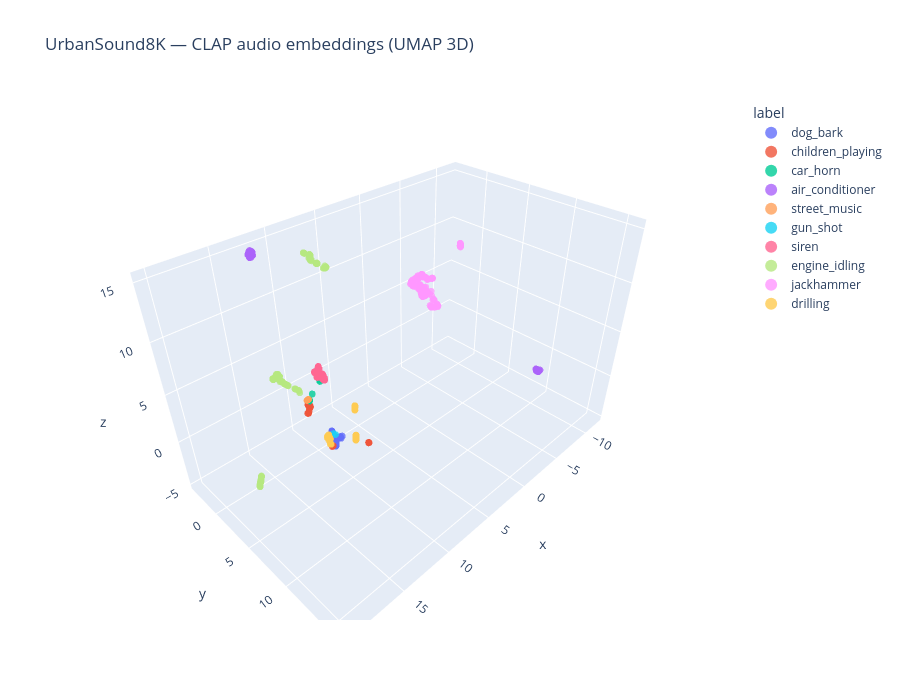

The notebook cell this image was saved under:
### Markdown cell above
## 14  Visualise embedding space with PCA
Project indexed audio embeddings to 2D to see how sound categories cluster.

### Code cell
import umap
import plotly.express as px
import pandas as pd

print("Fitting UMAP 3D projection ...")
reducer = umap.UMAP(n_components=3, random_state=42, n_neighbors=15, min_dist=0.1)
X3d = reducer.fit_transform(viz_vecs)

df = pd.DataFrame({
    "x": X3d[:, 0],
    "y": X3d[:, 1],
    "z": X3d[:, 2],
    "label": viz_labels,
    "id": viz_ids
})

fig = px.scatter_3d(
    df, x="x", y="y", z="z",
    color="label",
    hover_data=["id", "label"],
    title="UrbanSound8K — CLAP audio embeddings (UMAP 3D)",
    opacity=0.8,
    height=700
)
fig.update_traces(marker=dict(size=4))
fig.update_layout(legend=dict(itemsizing="constant"))
fig.show()

### Figure 1 — Plotly figure (JSON) as saved in the notebook; plotly's stock layout.template omitted (floating-point values rounded to 4 significant figures; data arrays with more than 128 entries replaced by an {"elided": "..."} marker saying what was removed)
{"data": [{"customdata": [["100032-3-0-0", "dog_bark"], ["100652-3-0-0", "dog_bark"], ["100652-3-0-1", "dog_bark"], ["100652-3-0-2", "dog_bark"], ["100652-3-0-3", "dog_bark"], ["100795-3-0-0", "dog_bark"], ["100795-3-1-0", "dog_bark"], ["100795-3-1-1", "dog_bark"], ["100795-3-1-2", "dog_bark"], ["101281-3-0-0", "dog_bark"], ["101281-3-0-14", "dog_bark"], ["101281-3-0-5", "dog_bark"], ["101415-3-0-2", "dog_bark"], ["101415-3-0-3", "dog_bark"], ["101415-3-0-8", "dog_bark"], ["102102-3-0-0", "dog_bark"], ["102103-3-0-0", "dog_bark"], ["102103-3-1-0", "dog_bark"], ["102104-3-0-0", "dog_bark"], ["102105-3-0-0", "dog_bark"], ["102106-3-0-0", "dog_bark"], ["102547-3-0-2", "dog_bark"], ["102547-3-0-7", "dog_bark"], ["102547-3-0-8", "dog_bark"], ["102842-3-0-1", "dog_bark"], ["102842-3-1-0", "dog_bark"], ["102842-3-1-5", "dog_bark"], ["102842-3-1-6", "dog_bark"], ["103076-3-0-0", "dog_bark"], ["103076-3-1-0", "dog_bark"], ["103076-3-2-0", "dog_bark"], ["105088-3-0-10", "dog_bark"], ["105088-3-0-11", "dog_bark"], ["105088-3-0-19", "dog_bark"], ["105088-3-0-8", "dog_bark"], ["105319-3-0-22", "dog_bark"], ["105319-3-0-29", "dog_bark"], ["105319-3-0-39", "dog_bark"], ["107190-3-0-0", "dog_bark"]], "hovertemplate": "label=%{customdata[1]}<br>x=%{x}<br>y=%{y}<br>z=%{z}<br>id=%{customdata[0]}<extra></extra>", "legendgroup": "dog_bark", "marker": {"color": "#636efa", "opacity": 0.8, "size": 4, "symbol": "circle"}, "mode": "markers", "name": "dog_bark", "scene": "scene", "showlegend": true, "type": "scatter3d", "x": [11.18, 11.33, 11.35, 11.32, 11.38, 11.44, 11.18, 11.13, 11.27, 11.27, 11.27, 11.28, 11.29, 11.22, 11.31, 10.97, 11.08, 10.98, 11.09, 11.01, 11.06, 11.31, 11.3, 11.4, 10.74, 10.84, 10.62, 10.81, 11.25, 11.17, 11.08, 11.36, 11.38, 11.35, 11.41, 10.75, 10.84, 10.7, 11.14], "y": [4.363, 4.75, 4.768, 4.746, 4.782, 4.849, 4.559, 4.542, 4.657, 4.541, 4.553, 4.547, 4.654, 4.546, 4.666, 3.761, 3.892, 3.738, 4.069, 3.829, 3.966, 4.668, 4.626, 4.711, 4.593, 4.724, 4.688, 4.6, 4.576, 4.371, 4.308, 4.685, 4.646, 4.696, 4.723, 4.556, 4.581, 4.608, 4.342], "z": [-0.3761, -0.2808, -0.2386, -0.2933, -0.3317, -0.1578, -0.2274, -0.3083, -0.2029, -0.02598, -0.0323, -0.03729, -0.7761, -0.6676, -0.7541, -0.1341, -0.06068, -0.1161, -0.1491, -0.1403, -0.132, -0.836, -0.8645, -0.9462, -0.4517, -0.2283, -0.3335, -0.3326, -0.6972, -0.4052, -0.3324, -0.9116, -1.009, -0.9268, -0.965, -0.4851, -0.4958, -0.5789, -0.4011]}, {"customdata": [["100263-2-0-117", "children_playing"], ["100263-2-0-121", "children_playing"], ["100263-2-0-126", "children_playing"], ["100263-2-0-137", "children_playing"], ["100263-2-0-143", "children_playing"], ["100263-2-0-161", "children_playing"], ["100263-2-0-3", "children_playing"], ["100263-2-0-36", "children_playing"], ["101382-2-0-10", "children_playing"], ["101382-2-0-12", "children_playing"], ["101382-2-0-20", "children_playing"], ["101382-2-0-21", "children_playing"], ["101382-2-0-29", "children_playing"], ["101382-2-0-33", "children_playing"], ["101382-2-0-42", "children_playing"], ["101382-2-0-45", "children_playing"], ["104327-2-0-15", "children_playing"], ["104327-2-0-19", "children_playing"], ["104327-2-0-26", "children_playing"], ["104327-2-0-28", "children_playing"], ["104327-2-0-3", "children_playing"], ["104327-2-0-30", "children_playing"], ["104327-2-0-34", "children_playing"], ["104327-2-0-4", "children_playing"], ["104421-2-0-1", "children_playing"], ["104421-2-0-15", "children_playing"], ["104421-2-0-20", "children_playing"], ["104421-2-0-29", "children_playing"], ["104421-2-0-3", "children_playing"], ["104421-2-0-5", "children_playing"], ["104421-2-0-7", "children_playing"], ["104421-2-1-3", "children_playing"], ["105415-2-0-1", "children_playing"], ["105415-2-0-15", "children_playing"], ["105415-2-0-19", "children_playing"], ["105415-2-0-21", "children_playing"], ["105415-2-0-24", "children_playing"], ["105415-2-0-4", "children_playing"], ["105415-2-0-6", "children_playing"], ["105415-2-0-8", "children_playing"]], "hovertemplate": "label=%{customdata[1]}<br>x=%{x}<br>y=%{y}<br>z=%{z}<br>id=%{customdata[0]}<extra></extra>", "legendgroup": "children_playing", "marker": {"color": "#EF553B", "opacity": 0.8, "size": 4, "symbol": "circle"}, "mode": "markers", "name": "children_playing", "scene": "scene", "showlegend": true, "type": "scatter3d", "x": [11.31, 11.17, 11.23, 11.25, 11.27, 11.22, 11.28, 11.27, 10.95, 10.91, 11.0, 10.94, 10.91, 10.91, 10.96, 11.0, 8.106, 8.116, 8.099, 8.099, 8.12, 8.101, 8.128, 8.104, 9.136, 9.067, 9.134, 9.043, 9.111, 9.175, 9.079, 9.121, 10.84, 10.86, 10.86, 10.83, 10.95, 10.93, 10.96, 10.84], "y": [0.864, 0.8796, 0.895, 0.9557, 0.9507, 0.9005, 0.9792, 0.9601, 0.7613, 0.831, 0.8281, 0.7678, 0.7648, 0.7997, 0.7693, 0.7266, 5.141, 5.143, 5.138, 5.189, 5.152, 5.139, 5.151, 5.129, 0.9931, 1.064, 0.9793, 1.065, 1.025, 1.072, 1.058, 0.9767, 0.425, 0.4873, 0.4401, 0.4217, 0.5351, 0.5495, 0.5502, 0.5578], "z": [0.321, 0.4562, 0.4058, 0.3733, 0.3925, 0.3749, 0.4233, 0.3595, 0.7928, 0.7845, 0.7103, 0.7661, 0.8534, 0.8823, 0.787, 0.6937, -2.415, -2.406, -2.423, -2.419, -2.447, -2.423, -2.393, -2.42, -4.822, -4.895, -4.805, -4.892, -4.851, -4.9, -4.887, -4.804, 0.8859, 0.9171, 0.9225, 0.8143, 0.8564, 0.8929, 0.9438, 0.7949]}, {"customdata": [["100648-1-0-0", "car_horn"], ["100648-1-1-0", "car_horn"], ["100648-1-2-0", "car_horn"], ["100648-1-3-0", "car_horn"], ["100648-1-4-0", "car_horn"], ["107090-1-0-0", "car_horn"], ["107090-1-1-0", "car_horn"]], "hovertemplate": "label=%{customdata[1]}<br>x=%{x}<br>y=%{y}<br>z=%{z}<br>id=%{customdata[0]}<extra></extra>", "legendgroup": "car_horn", "marker": {"color": "#00cc96", "opacity": 0.8, "size": 4, "symbol": "circle"}, "mode": "markers", "name": "car_horn", "scene": "scene", "showlegend": true, "type": "scatter3d", "x": [10.31, 10.43, 10.36, 10.38, 8.192, 8.241, 9.502], "y": [-0.114, 0.02805, -0.05425, -0.02751, -1.296, -1.198, -0.7756], "z": [0.6626, 0.7354, 0.6392, 0.7805, 1.13, 1.075, 0.5531]}, {"customdata": [["100852-0-0-0", "air_conditioner"], ["100852-0-0-1", "air_conditioner"], ["100852-0-0-10", "air_conditioner"], ["100852-0-0-11", "air_conditioner"], ["100852-0-0-12", "air_conditioner"], ["100852-0-0-13", "air_conditioner"], ["100852-0-0-14", "air_conditioner"], ["100852-0-0-15", "air_conditioner"], ["100852-0-0-16", "air_conditioner"], ["100852-0-0-17", "air_conditioner"], ["100852-0-0-18", "air_conditioner"], ["100852-0-0-19", "air_conditioner"], ["100852-0-0-2", "air_conditioner"], ["100852-0-0-20", "air_conditioner"], ["100852-0-0-21", "air_conditioner"], ["100852-0-0-22", "air_conditioner"], ["100852-0-0-23", "air_conditioner"], ["100852-0-0-24", "air_conditioner"], ["100852-0-0-25", "air_conditioner"], ["100852-0-0-26", "air_conditioner"], ["100852-0-0-27", "air_conditioner"], ["100852-0-0-28", "air_conditioner"], ["100852-0-0-29", "air_conditioner"], ["100852-0-0-3", "air_conditioner"], ["100852-0-0-30", "air_conditioner"], ["100852-0-0-4", "air_conditioner"], ["100852-0-0-5", "air_conditioner"], ["100852-0-0-6", "air_conditioner"], ["100852-0-0-7", "air_conditioner"], ["100852-0-0-8", "air_conditioner"], ["100852-0-0-9", "air_conditioner"], ["101729-0-0-1", "air_conditioner"], ["101729-0-0-11", "air_conditioner"], ["101729-0-0-12", "air_conditioner"], ["101729-0-0-13", "air_conditioner"], ["101729-0-0-14", "air_conditioner"], ["101729-0-0-16", "air_conditioner"], ["101729-0-0-17", "air_conditioner"], ["101729-0-0-18", "air_conditioner"], ["101729-0-0-19", "air_conditioner"], ["101729-0-0-21", "air_conditioner"], ["101729-0-0-22", "air_conditioner"], ["101729-0-0-23", "air_conditioner"], ["101729-0-0-24", "air_conditioner"], ["101729-0-0-26", "air_conditioner"], ["101729-0-0-28", "air_conditioner"], ["101729-0-0-29", "air_conditioner"], ["101729-0-0-3", "air_conditioner"], ["101729-0-0-32", "air_conditioner"], ["101729-0-0-33", "air_conditioner"], ["101729-0-0-36", "air_conditioner"], ["101729-0-0-37", "air_conditioner"], ["101729-0-0-38", "air_conditioner"], ["101729-0-0-39", "air_conditioner"], ["101729-0-0-4", "air_conditioner"], ["101729-0-0-40", "air_conditioner"], ["101729-0-0-6", "air_conditioner"], ["101729-0-0-9", "air_conditioner"]], "hovertemplate": "label=%{customdata[1]}<br>x=%{x}<br>y=%{y}<br>z=%{z}<br>id=%{customdata[0]}<extra></extra>", "legendgroup": "air_conditioner", "marker": {"color": "#ab63fa", "opacity": 0.8, "size": 4, "symbol": "circle"}, "mode": "markers", "name": "air_conditioner", "scene": "scene", "showlegend": true, "type": "scatter3d", "x": [12.69, 12.73, 12.62, 12.6, 12.68, 12.58, 12.53, 12.58, 12.55, 12.54, 12.56, 12.54, 12.71, 12.55, 12.64, 12.59, 12.59, 12.54, 12.53, 12.5, 12.55, 12.62, 12.34, 12.59, 12.39, 12.75, 12.65, 12.7, 12.72, 12.71, 12.67, -0.5098, -0.8694, -0.5698, -0.5445, -0.5615, -0.9644, -1.009, -1.044, -0.9895, -1.086, -1.026, -1.062, -1.075, -1.055, -0.7868, -0.791, -0.6281, -0.8555, -0.9039, -0.8232, -0.9377, -0.7982, -0.6788, -0.5377, -0.7435, -0.7785, -0.8011], "y": [-2.287, -2.297, -2.029, -2.005, -2.23, -2.197, -2.307, -2.125, -2.244, -2.434, -2.347, -2.473, -2.002, -2.266, -2.181, -2.513, -2.519, -2.125, -2.113, -2.49, -2.583, -2.612, -2.57, -2.132, -2.394, -2.246, -2.155, -2.337, -2.516, -2.429, -1.992, 15.86, 15.71, 15.72, 15.79, 15.75, 15.7, 15.64, 15.68, 15.67, 15.61, 15.65, 15.65, 15.59, 15.62, 15.85, 15.89, 15.78, 15.63, 15.78, 15.86, 15.74, 15.96, 15.94, 15.8, 15.94, 15.85, 15.64], "z": [14.77, 14.7, 14.99, 14.94, 15.05, 15.09, 15.06, 15.06, 14.93, 14.97, 15.16, 15.17, 14.92, 14.89, 14.74, 14.94, 14.88, 15.15, 15.11, 14.98, 14.85, 14.82, 15.01, 14.86, 14.99, 14.71, 14.98, 15.14, 14.87, 14.85, 15.13, 6.728, 6.287, 6.666, 6.699, 6.669, 6.231, 6.162, 6.134, 6.184, 6.085, 6.136, 6.107, 6.091, 6.118, 6.439, 6.443, 6.61, 6.3, 6.361, 6.444, 6.322, 6.567, 6.579, 6.703, 6.533, 6.471, 6.332]}, {"customdata": [["101848-9-0-0", "street_music"], ["101848-9-0-1", "street_music"], ["101848-9-0-2", "street_music"], ["101848-9-0-3", "street_music"], ["101848-9-0-8", "street_music"], ["101848-9-0-9", "street_music"], ["105425-9-0-1", "street_music"], ["105425-9-0-10", "street_music"], ["105425-9-0-12", "street_music"], ["105425-9-0-13", "street_music"], ["105425-9-0-14", "street_music"], ["105425-9-0-23", "street_music"]], "hovertemplate": "label=%{customdata[1]}<br>x=%{x}<br>y=%{y}<br>z=%{z}<br>id=%{customdata[0]}<extra></extra>", "legendgroup": "street_music", "marker": {"color": "#FFA15A", "opacity": 0.8, "size": 4, "symbol": "circle"}, "mode": "markers", "name": "street_music", "scene": "scene", "showlegend": true, "type": "scatter3d", "x": [10.04, 10.06, 10.05, 10.03, 10.08, 10.01, 10.08, 10.08, 10.13, 10.13, 10.18, 10.09], "y": [-0.8574, -0.8717, -0.8302, -0.8731, -0.8757, -0.8221, -0.5857, -0.6593, -0.659, -0.595, -0.5107, -0.6381], "z": [0.1002, 0.0835, 0.1269, 0.08494, 0.06536, 0.1468, 0.368, 0.2939, 0.292, 0.3402, 0.4159, 0.3074]}, {"customdata": [["102305-6-0-0", "gun_shot"], ["106955-6-0-0", "gun_shot"]], "hovertemplate": "label=%{customdata[1]}<br>x=%{x}<br>y=%{y}<br>z=%{z}<br>id=%{customdata[0]}<extra></extra>", "legendgroup": "gun_shot", "marker": {"color": "#19d3f3", "opacity": 0.8, "size": 4, "symbol": "circle"}, "mode": "markers", "name": "gun_shot", "scene": "scene", "showlegend": true, "type": "scatter3d", "x": [10.86, 10.99], "y": [4.066, 3.953], "z": [-0.4082, -0.2916]}, {"customdata": [["102853-8-0-0", "siren"], ["102853-8-0-1", "siren"], ["102853-8-0-2", "siren"], ["102853-8-0-3", "siren"], ["102853-8-0-4", "siren"], ["102853-8-0-5", "siren"], ["102853-8-0-6", "siren"], ["102853-8-1-0", "siren"], ["102871-8-0-0", "siren"], ["102871-8-0-1", "siren"], ["102871-8-0-10", "siren"], ["102871-8-0-11", "siren"], ["102871-8-0-12", "siren"], ["102871-8-0-13", "siren"], ["102871-8-0-14", "siren"], ["102871-8-0-15", "siren"], ["102871-8-0-2", "siren"], ["102871-8-0-3", "siren"], ["102871-8-0-4", "siren"], ["102871-8-0-5", "siren"], ["102871-8-0-6", "siren"], ["102871-8-0-7", "siren"], ["102871-8-0-8", "siren"], ["102871-8-0-9", "siren"], ["105289-8-0-0", "siren"], ["105289-8-0-1", "siren"], ["105289-8-0-2", "siren"], ["105289-8-0-3", "siren"], ["105289-8-0-4", "siren"], ["105289-8-0-5", "siren"], ["105289-8-1-0", "siren"], ["105289-8-1-1", "siren"], ["105289-8-1-2", "siren"], ["105289-8-1-3", "siren"], ["105289-8-1-4", "siren"], ["105289-8-2-0", "siren"], ["105289-8-2-1", "siren"], ["105289-8-2-2", "siren"], ["105289-8-2-3", "siren"], ["105289-8-2-4", "siren"], ["105289-8-2-5", "siren"], ["105289-8-2-6", "siren"], ["105289-8-2-7", "siren"], ["106905-8-0-0", "siren"], ["106905-8-0-1", "siren"], ["106905-8-0-2", "siren"], ["106905-8-0-3", "siren"]], "hovertemplate": "label=%{customdata[1]}<br>x=%{x}<br>y=%{y}<br>z=%{z}<br>id=%{customdata[0]}<extra></extra>", "legendgroup": "siren", "marker": {"color": "#FF6692", "opacity": 0.8, "size": 4, "symbol": "circle"}, "mode": "markers", "name": "siren", "scene": "scene", "showlegend": true, "type": "scatter3d", "x": [8.009, 8.035, 8.023, 7.998, 8.054, 8.094, 8.074, 8.0, 7.857, 7.844, 7.91, 7.819, 7.844, 7.781, 7.795, 7.907, 7.917, 7.923, 7.909, 7.854, 7.855, 7.855, 7.753, 7.877, 7.993, 8.026, 8.089, 8.06, 8.061, 8.038, 8.073, 8.045, 8.077, 8.066, 8.065, 7.77, 7.857, 7.852, 7.849, 7.898, 7.833, 7.799, 7.834, 7.979, 8.014, 7.923, 7.978], "y": [-0.8896, -0.8999, -0.8976, -1.009, -0.9841, -1.057, -1.074, -0.9045, -1.228, -1.145, -1.244, -1.195, -1.263, -1.261, -1.299, -1.224, -1.245, -1.115, -1.291, -1.229, -1.216, -1.124, -1.064, -1.144, -2.05, -2.116, -2.112, -2.181, -2.155, -2.169, -1.849, -1.799, -1.838, -1.791, -1.816, -1.871, -1.741, -1.76, -1.805, -1.689, -1.821, -1.839, -1.677, -0.8648, -0.8046, -0.8955, -0.8255], "z": [1.722, 1.762, 1.789, 1.796, 1.865, 1.933, 1.909, 1.694, 1.339, 1.242, 1.267, 1.408, 1.443, 1.507, 1.617, 1.753, 1.186, 1.154, 1.175, 1.164, 1.268, 1.241, 1.225, 1.228, 1.574, 1.619, 1.541, 1.561, 1.512, 1.436, 1.186, 1.122, 1.138, 1.122, 1.121, 2.181, 2.094, 2.116, 2.138, 2.065, 2.189, 2.215, 2.061, 1.338, 1.307, 1.233, 1.269]}, {"customdata": {"elided": "111x2 str values"}, "hovertemplate": "label=%{customdata[1]}<br>x=%{x}<br>y=%{y}<br>z=%{z}<br>id=%{customdata[0]}<extra></extra>", "legendgroup": "engine_idling", "marker": {"color": "#B6E880", "opacity": 0.8, "size": 4, "symbol": "circle"}, "mode": "markers", "name": "engine_idling", "scene": "scene", "showlegend": true, "type": "scatter3d", "x": [11.64, 11.91, 12.02, 11.51, 11.56, 11.98, 11.88, 11.9, 11.83, 11.79, 11.57, 11.72, 11.95, 11.76, 11.7, 11.85, 11.7, 11.73, 12.07, 11.91, 12.15, 12.0, 12.15, 11.83, 12.06, 11.84, 11.78, 11.79, 11.86, 11.81, 11.98, 12.01, 11.9, 6.713, 6.79, 6.797, 6.697, 6.903, 6.877, 6.694, 6.909, 6.975, 6.915, 6.934, 6.878, 6.843, 6.735, 6.695, 6.634, 6.639, 6.712, 6.675, 6.74, 6.684, 6.591, 6.553, 6.553, 6.587, 6.795, 6.815, 6.789, 6.848, 6.835, 6.838, 6.827, 6.522, 6.651, 6.534, 6.623, 6.612, 6.634, 6.579, 6.533, 11.14, 11.11, 11.07, 6.946, 6.971, 6.994, 6.939, 6.927, 19.86, 19.53, 19.71, 19.83, 19.91, 20.0, 19.94, 20.02, 20.0, 19.89, 19.99, 20.0, 19.48, 19.95, 19.5, 19.55, 19.52, 19.76, 19.61, 19.72, 19.71, 12.47, 12.47, 12.52, 12.51, 12.47, 12.52, 10.88, 10.92, 10.9], "y": [-1.471, -2.272, -1.75, -1.327, -1.369, -1.987, -1.83, -1.822, -1.686, -1.753, -1.398, -1.54, -2.007, -1.601, -1.523, -2.056, -1.534, -1.562, -2.122, -2.086, -2.147, -1.888, -2.016, -2.154, -2.031, -2.275, -2.102, -2.09, -2.224, -2.258, -2.272, -2.196, -2.218, -3.019, -2.886, -2.927, -3.001, -2.884, -2.771, -3.033, -2.747, -2.623, -2.609, -2.521, -2.599, -2.773, -2.896, -2.966, -3.051, -3.059, -3.006, -2.977, -2.99, -1.273, -1.164, -1.136, -1.126, -1.159, -1.895, -1.909, -1.99, -2.009, -1.989, -1.943, -1.94, -1.255, -1.16, -1.08, -1.145, -1.105, -1.195, -1.137, -1.086, -0.9334, -0.9365, -0.8872, -3.414, -3.456, -3.474, -3.414, -3.42, 6.739, 6.413, 6.595, 6.71, 6.792, 6.878, 6.823, 6.897, 6.884, 6.769, 6.875, 6.885, 6.367, 6.836, 6.386, 6.439, 6.406, 6.644, 6.499, 6.601, 6.59, -2.021, -2.014, -2.035, -2.061, -2.101, -2.06, -0.7499, -0.5862, -0.7137], "z": [2.411, 3.216, 2.771, 2.278, 2.321, 2.96, 2.736, 2.759, 2.631, 2.669, 2.342, 2.474, 3.082, 2.536, 2.46, 2.983, 2.472, 2.5, 3.147, 3.006, 3.219, 2.896, 3.06, 3.104, 3.078, 3.194, 3.041, 3.053, 3.161, 3.199, 3.264, 3.196, 3.109, 12.64, 12.54, 12.56, 12.62, 12.48, 12.53, 12.66, 12.44, 12.38, 12.38, 12.33, 12.38, 12.44, 12.51, 12.57, 12.52, 12.58, 12.61, 12.59, 12.61, 12.0, 12.06, 12.09, 12.1, 12.1, 12.25, 12.23, 12.27, 12.26, 12.25, 12.23, 12.24, 12.15, 12.05, 12.11, 12.04, 12.05, 12.05, 12.09, 12.12, 1.965, 1.947, 1.895, 12.73, 12.74, 12.77, 12.72, 12.7, 2.318, 2.477, 2.377, 2.327, 2.275, 2.203, 2.264, 2.183, 2.213, 2.372, 2.349, 2.212, 2.513, 2.252, 2.494, 2.427, 2.477, 2.409, 2.408, 2.298, 2.415, 3.106, 3.104, 3.131, 3.148, 3.177, 3.149, 1.745, 1.589, 1.707]}, {"customdata": {"elided": "131x2 str values"}, "hovertemplate": "label=%{customdata[1]}<br>x=%{x}<br>y=%{y}<br>z=%{z}<br>id=%{customdata[0]}<extra></extra>", "legendgroup": "jackhammer", "marker": {"color": "#FF97FF", "opacity": 0.8, "size": 4, "symbol": "circle"}, "mode": "markers", "name": "jackhammer", "scene": "scene", "showlegend": true, "type": "scatter3d", "x": {"elided": "131 float values"}, "y": {"elided": "131 float values"}, "z": {"elided": "131 float values"}}, {"customdata": [["103199-4-0-0", "drilling"], ["103199-4-0-3", "drilling"], ["103199-4-0-4", "drilling"], ["103199-4-0-5", "drilling"], ["103199-4-0-6", "drilling"], ["103199-4-1-0", "drilling"], ["103199-4-2-0", "drilling"], ["103199-4-2-1", "drilling"], ["103199-4-2-10", "drilling"], ["103199-4-2-11", "drilling"], ["103199-4-2-2", "drilling"], ["103199-4-2-3", "drilling"], ["103199-4-2-4", "drilling"], ["103199-4-2-5", "drilling"], ["103199-4-2-6", "drilling"], ["103199-4-2-7", "drilling"], ["103199-4-2-8", "drilling"], ["103199-4-2-9", "drilling"], ["103199-4-4-0", "drilling"], ["103199-4-6-0", "drilling"], ["103199-4-7-2", "drilling"], ["103357-4-0-0", "drilling"], ["103357-4-0-1", "drilling"], ["104625-4-0-15", "drilling"], ["104625-4-0-21", "drilling"], ["104625-4-0-27", "drilling"], ["104625-4-0-29", "drilling"], ["104625-4-0-3", "drilling"], ["104625-4-0-35", "drilling"], ["104625-4-0-40", "drilling"], ["104625-4-0-41", "drilling"], ["104625-4-0-45", "drilling"], ["104625-4-0-48", "drilling"], ["104625-4-0-51", "drilling"], ["104625-4-0-52", "drilling"], ["104625-4-0-53", "drilling"], ["104625-4-0-55", "drilling"], ["104625-4-0-57", "drilling"], ["104625-4-0-66", "drilling"], ["104625-4-1-20", "drilling"], ["104625-4-1-8", "drilling"], ["104817-4-0-0", "drilling"], ["104817-4-0-1", "drilling"], ["104817-4-0-10", "drilling"], ["104817-4-0-11", "drilling"], ["104817-4-0-2", "drilling"], ["104817-4-0-3", "drilling"], ["104817-4-0-4", "drilling"], ["104817-4-0-5", "drilling"], ["104817-4-0-6", "drilling"], ["104817-4-0-7", "drilling"], ["104817-4-0-8", "drilling"], ["104817-4-0-9", "drilling"]], "hovertemplate": "label=%{customdata[1]}<br>x=%{x}<br>y=%{y}<br>z=%{z}<br>id=%{customdata[0]}<extra></extra>", "legendgroup": "drilling", "marker": {"color": "#FECB52", "opacity": 0.8, "size": 4, "symbol": "circle"}, "mode": "markers", "name": "drilling", "scene": "scene", "showlegend": true, "type": "scatter3d", "x": [9.049, 9.007, 8.935, 9.058, 9.141, 8.916, 8.944, 9.098, 9.184, 9.219, 9.095, 8.979, 9.025, 9.021, 8.949, 9.085, 9.142, 9.14, 9.19, 9.068, 9.122, 13.78, 13.7, 15.9, 15.82, 15.98, 15.98, 16.02, 15.99, 15.79, 15.87, 15.83, 15.91, 15.93, 15.9, 16.0, 15.95, 15.98, 15.95, 15.78, 15.93, 13.8, 13.72, 13.78, 13.79, 13.67, 13.7, 13.69, 13.64, 13.66, 13.64, 13.8, 13.72], "y": [0.5921, 0.5379, 0.5645, 0.5132, 0.5807, 0.3298, 0.3282, 0.5565, 0.8612, 0.8839, 0.5418, 0.401, 0.3781, 0.4192, 0.4605, 0.3352, 0.9133, 0.7807, 0.4388, 0.6094, 0.4625, 10.58, 10.5, 13.16, 13.08, 13.24, 13.24, 13.27, 13.26, 13.05, 13.13, 13.09, 13.17, 13.19, 13.16, 13.27, 13.22, 13.24, 13.21, 13.04, 13.19, 10.6, 10.52, 10.58, 10.58, 10.47, 10.5, 10.49, 10.44, 10.46, 10.44, 10.6, 10.52], "z": [-4.393, -4.327, -4.421, -4.311, -4.433, -4.056, -4.065, -4.325, -4.677, -4.703, -4.337, -4.172, -4.138, -4.192, -4.238, -4.112, -4.733, -4.592, -4.209, -4.387, -4.237, 7.876, 8.009, 8.354, 8.435, 8.365, 8.311, 8.424, 8.261, 8.396, 8.339, 8.24, 8.313, 8.389, 8.422, 8.258, 8.256, 8.339, 8.342, 8.397, 8.235, 7.914, 8.03, 7.958, 7.962, 8.074, 8.038, 8.069, 8.113, 8.098, 8.108, 7.96, 8.02]}], "layout": {"height": 700, "legend": {"itemsizing": "constant", "title": {"text": "label"}, "tracegroupgap": 0}, "scene": {"domain": {"x": [0, 1], "y": [0, 1]}, "xaxis": {"title": {"text": "x"}}, "yaxis": {"title": {"text": "y"}}, "zaxis": {"title": {"text": "z"}}}, "title": {"text": "UrbanSound8K — CLAP audio embeddings (UMAP 3D)"}}}
